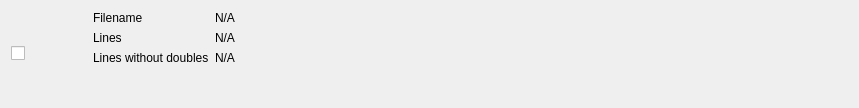
<?xml version="1.0" encoding="UTF-8"?>
<ui version="4.0">
 <class>fileInfoCsv</class>
 <widget class="QWidget" name="fileInfoCsv">
  <property name="geometry">
   <rect>
    <x>0</x>
    <y>0</y>
    <width>859</width>
    <height>108</height>
   </rect>
  </property>
  <property name="windowTitle">
   <string>Form</string>
  </property>
  <property name="autoFillBackground">
   <bool>false</bool>
  </property>
  <layout class="QHBoxLayout" name="horizontalLayout" stretch="1,10">
   <item>
    <widget class="QCheckBox" name="checkBox">
     <property name="text">
      <string/>
     </property>
    </widget>
   </item>
   <item>
    <layout class="QFormLayout" name="formLayout">
     <item row="0" column="0">
      <widget class="QLabel" name="label">
       <property name="text">
        <string>Filename</string>
       </property>
      </widget>
     </item>
     <item row="0" column="1">
      <widget class="QLabel" name="labelFilename">
       <property name="text">
        <string>N/A</string>
       </property>
      </widget>
     </item>
     <item row="1" column="0">
      <widget class="QLabel" name="label_2">
       <property name="text">
        <string>Lines</string>
       </property>
      </widget>
     </item>
     <item row="1" column="1">
      <widget class="QLabel" name="label_LinesCount">
       <property name="text">
        <string>N/A</string>
       </property>
      </widget>
     </item>
     <item row="2" column="1">
      <widget class="QLabel" name="label_LinesCountWithoutDoubles">
       <property name="text">
        <string>N/A</string>
       </property>
      </widget>
     </item>
     <item row="2" column="0">
      <widget class="QLabel" name="label_3">
       <property name="text">
        <string>Lines without doubles</string>
       </property>
      </widget>
     </item>
    </layout>
   </item>
  </layout>
 </widget>
 <resources/>
 <connections/>
</ui>
